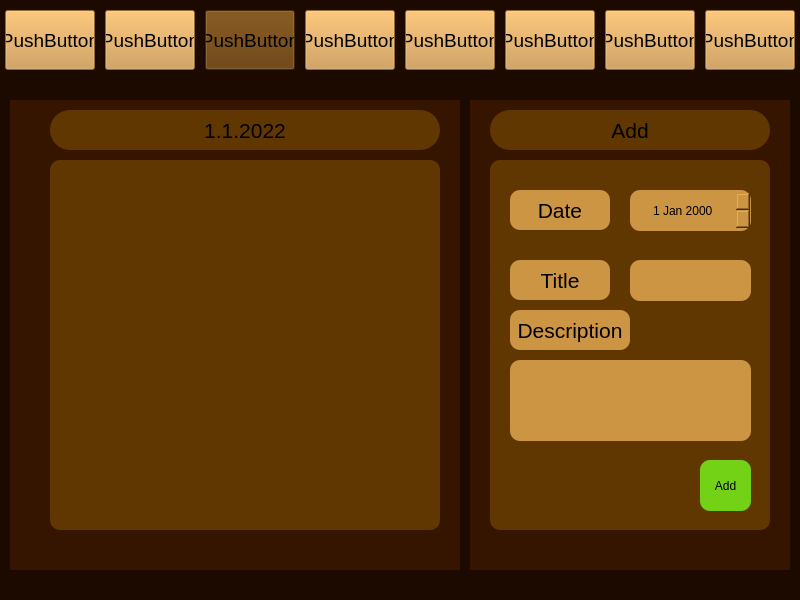
<?xml version="1.0" encoding="UTF-8"?>
<ui version="4.0">
 <class>MainWindow</class>
 <widget class="QMainWindow" name="MainWindow">
  <property name="geometry">
   <rect>
    <x>0</x>
    <y>0</y>
    <width>800</width>
    <height>600</height>
   </rect>
  </property>
  <property name="cursor">
   <cursorShape>ArrowCursor</cursorShape>
  </property>
  <property name="windowTitle">
   <string>Todo list</string>
  </property>
  <property name="autoFillBackground">
   <bool>false</bool>
  </property>
  <property name="styleSheet">
   <string notr="true">background-color: rgb(28, 10, 0);</string>
  </property>
  <widget class="QWidget" name="centralwidget">
   <property name="autoFillBackground">
    <bool>false</bool>
   </property>
   <widget class="QWidget" name="date" native="true">
    <property name="geometry">
     <rect>
      <x>0</x>
      <y>0</y>
      <width>802</width>
      <height>80</height>
     </rect>
    </property>
    <property name="styleSheet">
     <string notr="true"/>
    </property>
    <widget class="QPushButton" name="day_1">
     <property name="geometry">
      <rect>
       <x>5</x>
       <y>10</y>
       <width>90</width>
       <height>60</height>
      </rect>
     </property>
     <property name="font">
      <font>
       <pointsize>14</pointsize>
      </font>
     </property>
     <property name="styleSheet">
      <string notr="true">background-color: rgb(204, 149, 68);</string>
     </property>
     <property name="text">
      <string>PushButton</string>
     </property>
    </widget>
    <widget class="QPushButton" name="day_2">
     <property name="geometry">
      <rect>
       <x>105</x>
       <y>10</y>
       <width>90</width>
       <height>60</height>
      </rect>
     </property>
     <property name="font">
      <font>
       <pointsize>14</pointsize>
      </font>
     </property>
     <property name="styleSheet">
      <string notr="true">background-color: rgb(204, 149, 68);</string>
     </property>
     <property name="text">
      <string>PushButton</string>
     </property>
    </widget>
    <widget class="QPushButton" name="day_3">
     <property name="geometry">
      <rect>
       <x>205</x>
       <y>10</y>
       <width>90</width>
       <height>60</height>
      </rect>
     </property>
     <property name="font">
      <font>
       <pointsize>14</pointsize>
      </font>
     </property>
     <property name="styleSheet">
      <string notr="true">background-color: rgb(96, 54, 1);</string>
     </property>
     <property name="text">
      <string>PushButton</string>
     </property>
    </widget>
    <widget class="QPushButton" name="day_4">
     <property name="geometry">
      <rect>
       <x>305</x>
       <y>10</y>
       <width>90</width>
       <height>60</height>
      </rect>
     </property>
     <property name="font">
      <font>
       <pointsize>14</pointsize>
      </font>
     </property>
     <property name="styleSheet">
      <string notr="true">background-color: rgb(204, 149, 68);</string>
     </property>
     <property name="text">
      <string>PushButton</string>
     </property>
    </widget>
    <widget class="QPushButton" name="day_6">
     <property name="geometry">
      <rect>
       <x>505</x>
       <y>10</y>
       <width>90</width>
       <height>60</height>
      </rect>
     </property>
     <property name="font">
      <font>
       <pointsize>14</pointsize>
      </font>
     </property>
     <property name="styleSheet">
      <string notr="true">background-color: rgb(204, 149, 68);</string>
     </property>
     <property name="text">
      <string>PushButton</string>
     </property>
    </widget>
    <widget class="QPushButton" name="day_5">
     <property name="geometry">
      <rect>
       <x>405</x>
       <y>10</y>
       <width>90</width>
       <height>60</height>
      </rect>
     </property>
     <property name="font">
      <font>
       <pointsize>14</pointsize>
      </font>
     </property>
     <property name="styleSheet">
      <string notr="true">background-color: rgb(204, 149, 68);</string>
     </property>
     <property name="text">
      <string>PushButton</string>
     </property>
    </widget>
    <widget class="QPushButton" name="day_7">
     <property name="geometry">
      <rect>
       <x>605</x>
       <y>10</y>
       <width>90</width>
       <height>60</height>
      </rect>
     </property>
     <property name="font">
      <font>
       <pointsize>14</pointsize>
      </font>
     </property>
     <property name="styleSheet">
      <string notr="true">background-color: rgb(204, 149, 68);</string>
     </property>
     <property name="text">
      <string>PushButton</string>
     </property>
    </widget>
    <widget class="QPushButton" name="day_8">
     <property name="geometry">
      <rect>
       <x>705</x>
       <y>10</y>
       <width>90</width>
       <height>60</height>
      </rect>
     </property>
     <property name="font">
      <font>
       <pointsize>14</pointsize>
      </font>
     </property>
     <property name="styleSheet">
      <string notr="true">background-color: rgb(204, 149, 68);</string>
     </property>
     <property name="text">
      <string>PushButton</string>
     </property>
    </widget>
   </widget>
   <widget class="QWidget" name="widget" native="true">
    <property name="geometry">
     <rect>
      <x>10</x>
      <y>100</y>
      <width>450</width>
      <height>470</height>
     </rect>
    </property>
    <property name="styleSheet">
     <string notr="true">background-color: rgb(54, 21, 0);</string>
    </property>
    <widget class="QLabel" name="label">
     <property name="geometry">
      <rect>
       <x>40</x>
       <y>10</y>
       <width>390</width>
       <height>40</height>
      </rect>
     </property>
     <property name="font">
      <font>
       <pointsize>16</pointsize>
      </font>
     </property>
     <property name="cursor">
      <cursorShape>ArrowCursor</cursorShape>
     </property>
     <property name="styleSheet">
      <string notr="true">background-color: rgb(96, 54, 1);
border-radius: 20px;</string>
     </property>
     <property name="text">
      <string>1.1.2022</string>
     </property>
     <property name="alignment">
      <set>Qt::AlignCenter</set>
     </property>
    </widget>
    <widget class="QListWidget" name="list_of_items">
     <property name="geometry">
      <rect>
       <x>40</x>
       <y>60</y>
       <width>390</width>
       <height>370</height>
      </rect>
     </property>
     <property name="font">
      <font>
       <pointsize>14</pointsize>
      </font>
     </property>
     <property name="styleSheet">
      <string notr="true">background-color: rgb(96, 54, 1);
border-radius: 10px;
padding: 20px</string>
     </property>
     <property name="spacing">
      <number>5</number>
     </property>
    </widget>
   </widget>
   <widget class="QWidget" name="widget_2" native="true">
    <property name="geometry">
     <rect>
      <x>470</x>
      <y>100</y>
      <width>320</width>
      <height>470</height>
     </rect>
    </property>
    <property name="styleSheet">
     <string notr="true">background-color: rgb(54, 21, 0);</string>
    </property>
    <widget class="QLabel" name="label_2">
     <property name="geometry">
      <rect>
       <x>20</x>
       <y>10</y>
       <width>280</width>
       <height>40</height>
      </rect>
     </property>
     <property name="font">
      <font>
       <pointsize>16</pointsize>
      </font>
     </property>
     <property name="cursor">
      <cursorShape>ArrowCursor</cursorShape>
     </property>
     <property name="styleSheet">
      <string notr="true">background-color: rgb(96, 54, 1);
border-radius: 20px;</string>
     </property>
     <property name="text">
      <string>Add</string>
     </property>
     <property name="alignment">
      <set>Qt::AlignCenter</set>
     </property>
    </widget>
    <widget class="QWidget" name="add_item_widget" native="true">
     <property name="geometry">
      <rect>
       <x>20</x>
       <y>60</y>
       <width>280</width>
       <height>370</height>
      </rect>
     </property>
     <property name="styleSheet">
      <string notr="true">background-color: rgb(96, 54, 1);
border-radius: 10px;</string>
     </property>
     <widget class="QLabel" name="label_3">
      <property name="geometry">
       <rect>
        <x>20</x>
        <y>30</y>
        <width>100</width>
        <height>40</height>
       </rect>
      </property>
      <property name="font">
       <font>
        <pointsize>16</pointsize>
        <weight>50</weight>
        <bold>false</bold>
        <underline>false</underline>
       </font>
      </property>
      <property name="styleSheet">
       <string notr="true">background-color: rgb(204, 149, 68);</string>
      </property>
      <property name="text">
       <string>Date</string>
      </property>
      <property name="alignment">
       <set>Qt::AlignCenter</set>
      </property>
     </widget>
     <widget class="QLabel" name="label_6">
      <property name="geometry">
       <rect>
        <x>20</x>
        <y>100</y>
        <width>100</width>
        <height>40</height>
       </rect>
      </property>
      <property name="font">
       <font>
        <pointsize>16</pointsize>
        <weight>50</weight>
        <bold>false</bold>
        <underline>false</underline>
       </font>
      </property>
      <property name="styleSheet">
       <string notr="true">background-color: rgb(204, 149, 68);</string>
      </property>
      <property name="text">
       <string>Title</string>
      </property>
      <property name="alignment">
       <set>Qt::AlignCenter</set>
      </property>
     </widget>
     <widget class="QLabel" name="label_7">
      <property name="geometry">
       <rect>
        <x>20</x>
        <y>150</y>
        <width>120</width>
        <height>40</height>
       </rect>
      </property>
      <property name="font">
       <font>
        <pointsize>16</pointsize>
        <weight>50</weight>
        <bold>false</bold>
        <underline>false</underline>
       </font>
      </property>
      <property name="styleSheet">
       <string notr="true">background-color: rgb(204, 149, 68);</string>
      </property>
      <property name="text">
       <string>Description</string>
      </property>
      <property name="alignment">
       <set>Qt::AlignCenter</set>
      </property>
     </widget>
     <widget class="QLineEdit" name="lineEdit">
      <property name="geometry">
       <rect>
        <x>140</x>
        <y>100</y>
        <width>121</width>
        <height>41</height>
       </rect>
      </property>
      <property name="styleSheet">
       <string notr="true">background-color: rgb(204, 149, 68);</string>
      </property>
     </widget>
     <widget class="QTextEdit" name="textEdit">
      <property name="geometry">
       <rect>
        <x>20</x>
        <y>200</y>
        <width>241</width>
        <height>81</height>
       </rect>
      </property>
      <property name="styleSheet">
       <string notr="true">background-color: rgb(204, 149, 68);</string>
      </property>
     </widget>
     <widget class="QPushButton" name="add_button">
      <property name="geometry">
       <rect>
        <x>210</x>
        <y>300</y>
        <width>51</width>
        <height>51</height>
       </rect>
      </property>
      <property name="styleSheet">
       <string notr="true">QPushButton {
	background-color: rgb(115, 210, 22);
}

QPushButton:hover {
	background-color: rgb(78, 154, 6)
}</string>
      </property>
      <property name="text">
       <string>Add</string>
      </property>
     </widget>
     <widget class="QDateEdit" name="dateEdit">
      <property name="geometry">
       <rect>
        <x>140</x>
        <y>30</y>
        <width>121</width>
        <height>41</height>
       </rect>
      </property>
      <property name="styleSheet">
       <string notr="true">background-color: rgb(204, 149, 68);</string>
      </property>
      <property name="alignment">
       <set>Qt::AlignCenter</set>
      </property>
     </widget>
    </widget>
   </widget>
  </widget>
  <widget class="QMenuBar" name="menubar">
   <property name="geometry">
    <rect>
     <x>0</x>
     <y>0</y>
     <width>800</width>
     <height>22</height>
    </rect>
   </property>
  </widget>
  <widget class="QStatusBar" name="statusbar"/>
 </widget>
 <resources/>
 <connections/>
</ui>
